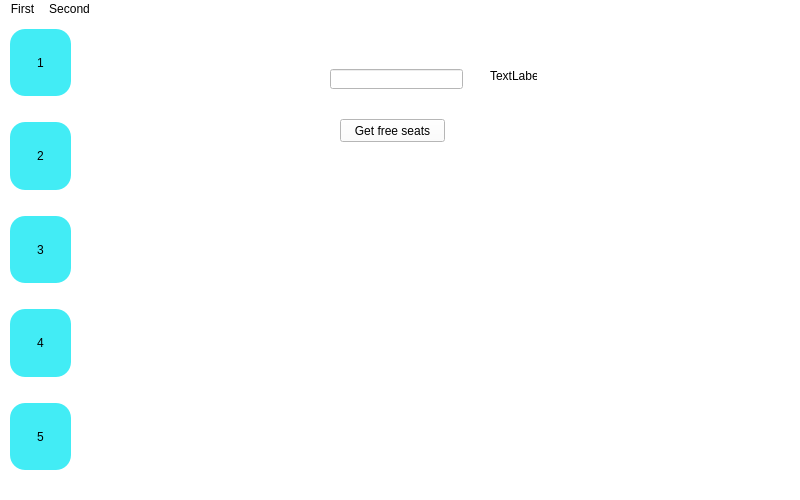
<?xml version="1.0" encoding="UTF-8"?>
<ui version="4.0">
 <class>MainWindow</class>
 <widget class="QMainWindow" name="MainWindow">
  <property name="geometry">
   <rect>
    <x>0</x>
    <y>0</y>
    <width>800</width>
    <height>500</height>
   </rect>
  </property>
  <property name="cursor">
   <cursorShape>ArrowCursor</cursorShape>
  </property>
  <property name="windowTitle">
   <string>MainWindow</string>
  </property>
  <property name="styleSheet">
   <string notr="true">background-color:white;</string>
  </property>
  <property name="locale">
   <locale language="Ukrainian" country="Ukraine"/>
  </property>
  <widget class="QWidget" name="centralwidget">
   <widget class="QPushButton" name="pushButton">
    <property name="geometry">
     <rect>
      <x>340</x>
      <y>100</y>
      <width>105</width>
      <height>23</height>
     </rect>
    </property>
    <property name="text">
     <string>Get free seats</string>
    </property>
   </widget>
   <widget class="QLineEdit" name="line">
    <property name="geometry">
     <rect>
      <x>330</x>
      <y>50</y>
      <width>133</width>
      <height>20</height>
     </rect>
    </property>
   </widget>
   <widget class="QLabel" name="label">
    <property name="geometry">
     <rect>
      <x>490</x>
      <y>50</y>
      <width>47</width>
      <height>13</height>
     </rect>
    </property>
    <property name="text">
     <string>TextLabel</string>
    </property>
   </widget>
   <widget class="QFrame" name="frame">
    <property name="geometry">
     <rect>
      <x>0</x>
      <y>0</y>
      <width>80</width>
      <height>460</height>
     </rect>
    </property>
    <property name="sizePolicy">
     <sizepolicy hsizetype="Preferred" vsizetype="Preferred">
      <horstretch>0</horstretch>
      <verstretch>0</verstretch>
     </sizepolicy>
    </property>
    <property name="styleSheet">
     <string notr="true">border-color:white;</string>
    </property>
    <property name="frameShape">
     <enum>QFrame::StyledPanel</enum>
    </property>
    <property name="frameShadow">
     <enum>QFrame::Raised</enum>
    </property>
    <widget class="QWidget" name="verticalLayoutWidget">
     <property name="geometry">
      <rect>
       <x>0</x>
       <y>0</y>
       <width>81</width>
       <height>461</height>
      </rect>
     </property>
     <property name="sizePolicy">
      <sizepolicy hsizetype="Preferred" vsizetype="Preferred">
       <horstretch>0</horstretch>
       <verstretch>0</verstretch>
      </sizepolicy>
     </property>
     <property name="styleSheet">
      <string notr="true"/>
     </property>
     <layout class="QVBoxLayout" name="verticalLayout_3">
      <item>
       <widget class="QPushButton" name="pushButton_2">
        <property name="sizePolicy">
         <sizepolicy hsizetype="Minimum" vsizetype="Preferred">
          <horstretch>0</horstretch>
          <verstretch>0</verstretch>
         </sizepolicy>
        </property>
        <property name="styleSheet">
         <string notr="true">margin:10px;
border-radius: 15px;
background-color:#42ecf5;
</string>
        </property>
        <property name="text">
         <string>1</string>
        </property>
       </widget>
      </item>
      <item>
       <widget class="QPushButton" name="pushButton_3">
        <property name="sizePolicy">
         <sizepolicy hsizetype="Minimum" vsizetype="Preferred">
          <horstretch>0</horstretch>
          <verstretch>0</verstretch>
         </sizepolicy>
        </property>
        <property name="styleSheet">
         <string notr="true">margin:10px;
border-radius: 15px;
background-color:#42ecf5;
</string>
        </property>
        <property name="text">
         <string>2</string>
        </property>
       </widget>
      </item>
      <item>
       <widget class="QPushButton" name="pushButton_4">
        <property name="sizePolicy">
         <sizepolicy hsizetype="Minimum" vsizetype="Preferred">
          <horstretch>0</horstretch>
          <verstretch>0</verstretch>
         </sizepolicy>
        </property>
        <property name="styleSheet">
         <string notr="true">margin:10px;
border-radius: 15px;
background-color:#42ecf5;
</string>
        </property>
        <property name="text">
         <string>3</string>
        </property>
       </widget>
      </item>
      <item>
       <widget class="QPushButton" name="pushButton_10">
        <property name="sizePolicy">
         <sizepolicy hsizetype="Minimum" vsizetype="Preferred">
          <horstretch>0</horstretch>
          <verstretch>0</verstretch>
         </sizepolicy>
        </property>
        <property name="styleSheet">
         <string notr="true">margin:10px;
border-radius: 15px;
background-color:#42ecf5;
</string>
        </property>
        <property name="text">
         <string>4</string>
        </property>
       </widget>
      </item>
      <item>
       <widget class="QPushButton" name="pushButton_11">
        <property name="sizePolicy">
         <sizepolicy hsizetype="Minimum" vsizetype="Preferred">
          <horstretch>0</horstretch>
          <verstretch>0</verstretch>
         </sizepolicy>
        </property>
        <property name="styleSheet">
         <string notr="true">margin:10px;
border-radius: 15px;
background-color:#42ecf5;
</string>
        </property>
        <property name="text">
         <string>5</string>
        </property>
       </widget>
      </item>
     </layout>
    </widget>
   </widget>
  </widget>
  <widget class="QMenuBar" name="menubar">
   <property name="geometry">
    <rect>
     <x>0</x>
     <y>0</y>
     <width>800</width>
     <height>21</height>
    </rect>
   </property>
   <widget class="QMenu" name="menuFirst">
    <property name="title">
     <string>First</string>
    </property>
    <addaction name="action1"/>
    <addaction name="action2"/>
   </widget>
   <widget class="QMenu" name="menuSecond">
    <property name="title">
     <string>Second</string>
    </property>
    <addaction name="action12"/>
    <addaction name="action12_2"/>
   </widget>
   <addaction name="menuFirst"/>
   <addaction name="menuSecond"/>
  </widget>
  <widget class="QStatusBar" name="statusbar">
   <property name="styleSheet">
    <string notr="true"/>
   </property>
  </widget>
  <action name="action1">
   <property name="text">
    <string>1</string>
   </property>
  </action>
  <action name="action2">
   <property name="text">
    <string>2</string>
   </property>
  </action>
  <action name="action12">
   <property name="text">
    <string>11</string>
   </property>
  </action>
  <action name="action12_2">
   <property name="text">
    <string>12</string>
   </property>
  </action>
 </widget>
 <resources/>
 <connections/>
</ui>
